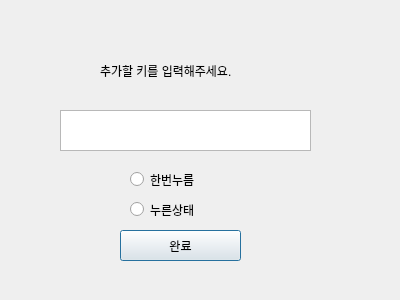
<?xml version="1.0" encoding="UTF-8"?>
<ui version="4.0">
 <class>Dialog</class>
 <widget class="QDialog" name="Dialog">
  <property name="geometry">
   <rect>
    <x>0</x>
    <y>0</y>
    <width>400</width>
    <height>300</height>
   </rect>
  </property>
  <property name="windowTitle">
   <string>Dialog</string>
  </property>
  <widget class="QLabel" name="label">
   <property name="geometry">
    <rect>
     <x>100</x>
     <y>60</y>
     <width>181</width>
     <height>21</height>
    </rect>
   </property>
   <property name="text">
    <string>추가할 키를 입력해주세요.</string>
   </property>
  </widget>
  <widget class="QRadioButton" name="btnAppend">
   <property name="geometry">
    <rect>
     <x>130</x>
     <y>170</y>
     <width>108</width>
     <height>19</height>
    </rect>
   </property>
   <property name="text">
    <string>한번누름</string>
   </property>
  </widget>
  <widget class="QRadioButton" name="btnInsert">
   <property name="geometry">
    <rect>
     <x>130</x>
     <y>200</y>
     <width>108</width>
     <height>19</height>
    </rect>
   </property>
   <property name="text">
    <string>누른상태</string>
   </property>
  </widget>
  <widget class="QPushButton" name="btnComplete">
   <property name="geometry">
    <rect>
     <x>120</x>
     <y>230</y>
     <width>121</width>
     <height>31</height>
    </rect>
   </property>
   <property name="text">
    <string>완료</string>
   </property>
  </widget>
  <widget class="QPlainTextEdit" name="plainTextEdit">
   <property name="geometry">
    <rect>
     <x>60</x>
     <y>110</y>
     <width>251</width>
     <height>41</height>
    </rect>
   </property>
  </widget>
 </widget>
 <resources/>
 <connections/>
</ui>
